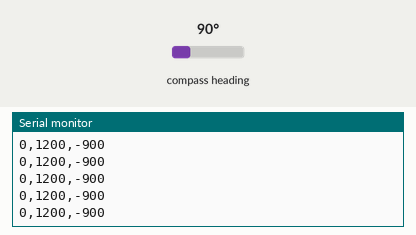
Recording of a sketch running on a simulated ESP32. On the bench: the last lines printed to the serial monitor. The test bench sets the inputs (shaded band); at power-on: compass heading 90°.

Above: at 1.2 s.
1.3 s: compass heading set to 7°
At 1.32 s:
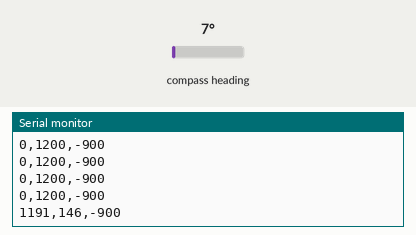
2.8 s: compass heading set to 180°
At 2.83 s:
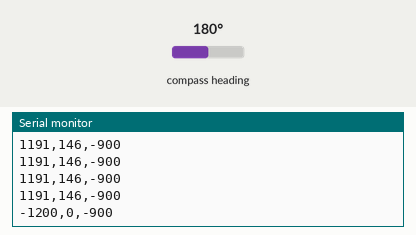
Timing chart, 0 to 5.8 s (numbered marks = the images above; inputs shaded):
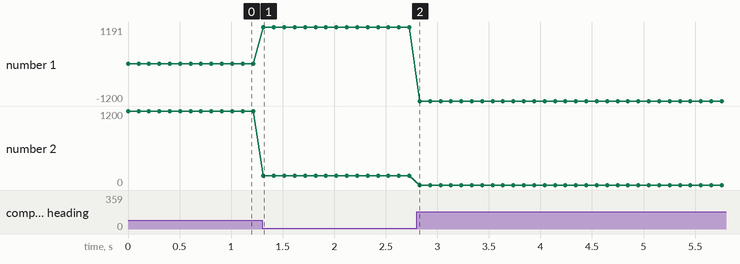

Measured:
- after the input at 1.3 s, the serial monitor: prints a new line at once (image 1)
- after the input at 2.8 s, the serial monitor: prints a new line at once (image 2)
- plotted number 1: 0 → 1191 after the input at 1.3 s, 1191 → -1200 after the input at 2.8 s
- plotted number 2: 1200 → 146 after the input at 1.3 s

The sketch:

MagMaster_QMC5883_Sketch.ino
```cpp
#include <Wire.h>
#include <MechaQMC5883.h>

MechaQMC5883 qmc;

void setup() {
  Wire.begin(5, 4);
  Serial.begin(9600);
  qmc.init();
  //qmc.setMode(Mode_Continuous,ODR_200Hz,RNG_2G,OSR_256);
}

void loop() {
  int x,y,z;
  qmc.read(&x,&y,&z);

  Serial.flush();
  Serial.print(x);
  Serial.print(",");
  Serial.print(y);
  Serial.print(",");
  Serial.print(z);
  Serial.println();
  delay(100);
}
```
